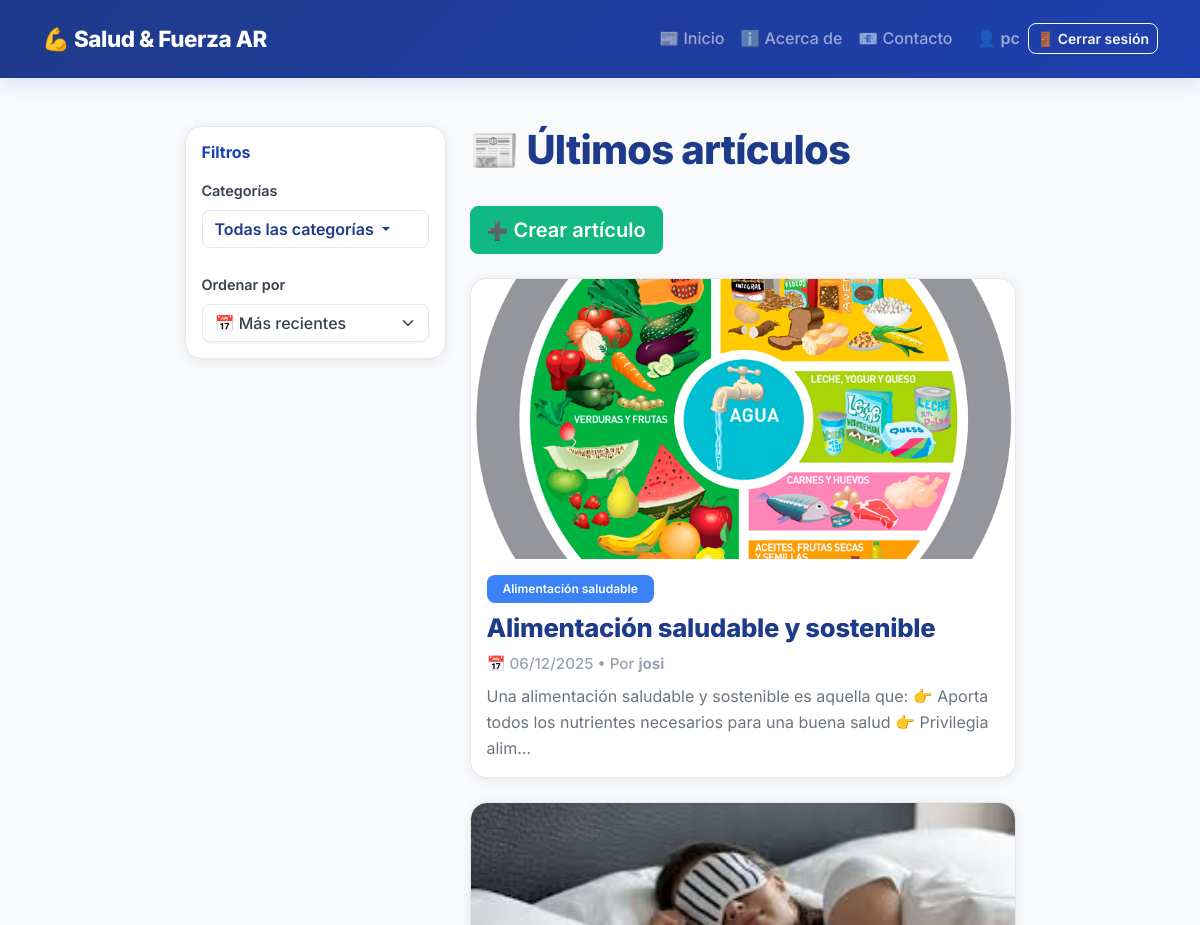
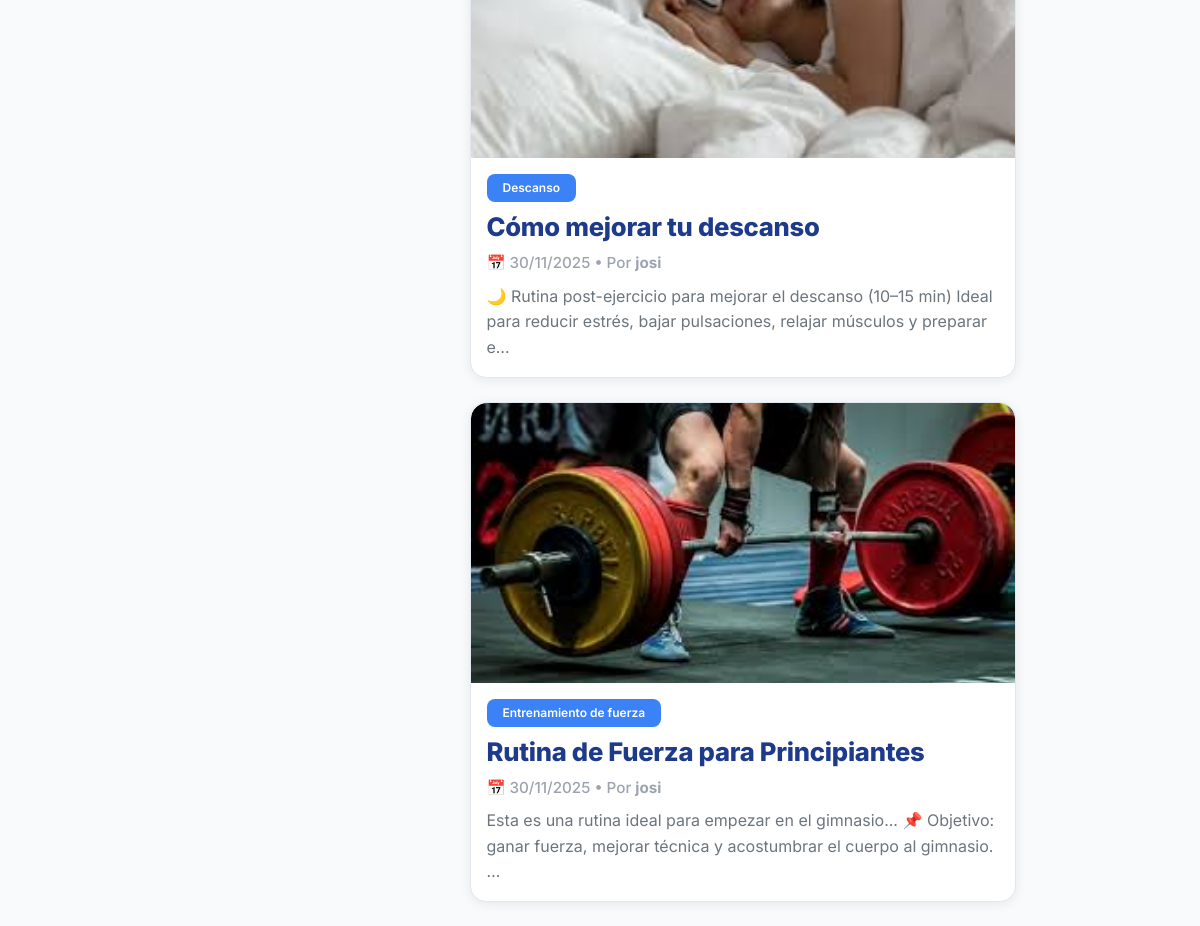
The app's page / (signed in) with its own data (2 pictures, top to bottom).
### blog/models.py (models this page shows, shortened)
class Post(models.Model):
    title = models.CharField(max_length=200)
    slug = models.SlugField(unique=True, blank=True)
    category = models.ForeignKey(Category, on_delete=models.CASCADE, related_name='posts')
    author = models.ForeignKey(User, on_delete=models.CASCADE, related_name='posts')
    content = models.TextField()
    image = models.ImageField(upload_to='posts/', blank=True, null=True, help_text="Imagen principal del artículo")
    created_at = models.DateTimeField(auto_now_add=True)
    updated_at = models.DateTimeField(auto_now=True)
    is_published = models.BooleanField(default=True)
    class Meta:
        verbose_name_plural = "Posts"
        ordering = ['-created_at']

class Category(models.Model):
    name = models.CharField(max_length=100, unique=True)
    slug = models.SlugField(unique=True, blank=True)
    class Meta:
        verbose_name_plural = "Categorías"
        ordering = ['name']

### blog/views.py (the view)
# urls.py: path('', views.home, name='home'),
def home(request):
    qs = Post.objects.filter(is_published=True)
    category_slug = request.GET.get('category')
    if category_slug:
        qs = qs.filter(category__slug=category_slug)
    order = request.GET.get('order', 'date_desc')
    if order == 'date_asc':
        qs = qs.order_by('created_at')
    elif order == 'title_asc':
        qs = qs.order_by('title')
    elif order == 'title_desc':
        qs = qs.order_by('-title')
    else:  # date_desc por defecto
        qs = qs.order_by('-created_at')
    from django.core.paginator import Paginator, EmptyPage, PageNotAnInteger
    paginator = Paginator(qs, 5)  # 5 posts por página
    page = request.GET.get('page')
    try:
        posts = paginator.page(page)
    except PageNotAnInteger:
        posts = paginator.page(1)
    except EmptyPage:
        posts = paginator.page(paginator.num_pages)
    categories = Category.objects.all()
    context = {
        'posts': posts,
        'categories': categories,
        'current_category': category_slug,
        'current_order': order,
        'paginator': paginator,
        'is_paginated': posts.has_other_pages(),
    }
    return render(request, 'blog/post_list.html', context)

### blog/templates/blog/post_list.html (shortened to what this page needs)
{% extends "blog/base.html" %}
{% block content %}
  <div class="row justify-content-center">
    <div class="col-lg-3">
      <aside class="sticky-top" style="top: 20px;">
        <div class="card" style="border-radius: 1rem; border: 1px solid #e2e8f0; box-shadow: 0 2px 12px rgba(0,0,0,0.08);">
          <div class="card-body">
            <h6 class="card-title mb-3" style="font-weight: 700; color: #1e40af;">Filtros</h6>
            <div class="mb-4">
              <label class="form-label" style="font-weight: 600; font-size: 0.9rem; color: #374151;">Categorías</label>
              <div class="dropdown">
                <button class="btn btn-outline-secondary dropdown-toggle w-100 text-start" type="button" id="categoriesDropdown" data-bs-toggle="dropdown" aria-expanded="false">
                  {% if current_category %}
                    {% for cat in categories %}
                      {% if current_category == cat.slug %}{{ cat.name }}{% endif %}
                    {% endfor %}
                  {% else %}
                    Todas las categorías
                  {% endif %}
                </button>
              </div>
            </div>
            <div>
              <label class="form-label" style="font-weight: 600; font-size: 0.9rem; color: #374151;">Ordenar por</label>
              <form method="get" class="mb-0">
                <select name="order" class="form-select" onchange="this.form.submit()">
                  <option value="date_desc" {% if current_order == 'date_desc' %}selected{% endif %}>📅 Más recientes</option>
                </select>
              </form>
            </div>
          </div>
        </div>
      </aside>
    </div>
    <div class="col-lg-6">
      <h1 class="page-title">📰 Últimos artículos</h1>
      {% if user.is_authenticated %}
        {% if user.is_superuser %}
          <div class="mb-4">
            <a href="{% url 'blog:post_create' %}" class="btn btn-success btn-lg">
              <span style="font-size: 1.1rem;">➕</span> Crear artículo
            </a>
          </div>
        {% endif %}
      {% endif %}
      {% if posts %}
        <div class="posts-grid">
          {% for post in posts %}
            <a href="{% url 'blog:post_detail' post.slug %}" class="text-decoration-none text-dark">
              <div class="card card-post mb-4">
                {% if post.image %}
                  <div style="width: 100%; height: 280px; overflow: hidden; border-radius: 1rem 1rem 0 0;">
                    <img src="{{ post.image.url }}" alt="{{ post.title }}" class="card-post-image" style="width: 100%; height: 100%; object-fit: cover; transition: transform 0.4s ease;">
                  </div>
                {% else %}
                  <div style="width: 100%; height: 280px; background: linear-gradient(135deg, #1e40af 0%, #3b82f6 100%); border-radius: 1rem 1rem 0 0; display: flex; align-items: center; justify-content: center;">
                    <span style="font-size: 4rem; opacity: 0.2;">📄</span>
                  </div>
                {% endif %}
                <div class="card-body">
                  <div class="d-flex justify-content-between align-items-start mb-2">
                    {% if post.category %}
                      <span class="badge bg-primary">
                        {{ post.category.name }}
                      </span>
                    {% endif %}
                  </div>
                  <h3 class="card-title mb-2">{{ post.title }}</h3>
                  <p class="text-muted-date mb-2">
                    📅 {{ post.created_at|date:"d/m/Y" }} • Por <strong>{{ post.author.username }}</strong>
                  </p>
                  <p class="card-text text-secondary mb-0">
                    {{ post.content|truncatechars:140 }}
                  </p>
                </div>
              </div>
            </a>
          {% endfor %}
        </div>
      {% else %}
        <div class="alert alert-info" style="border-left: 4px solid var(--primary); background-color: #f0f4f8; border-radius: 0.5rem;">
          <strong>ℹ️ Sin artículos</strong><br>
          Todavía no hay artículos publicados. Pronto vas a ver contenido sobre entrenamiento,
          alimentación y descanso. ¡Vuelve pronto!
        </div>
      {% endif %}
    </div>
  </div>
{% endblock %}

### blog/templates/blog/base.html (shortened to what this page needs)
<!DOCTYPE html>
<html lang="es">
<head>
    <link href="https://cdn.jsdelivr.net/npm/bootstrap@5.3.3/dist/css/bootstrap.min.css" rel="stylesheet">
</head>
<body>
<nav class="navbar navbar-expand-lg navbar-dark mb-5">
  <div class="container">
    <a class="navbar-brand" href="{% url 'blog:home' %}">
      💪 Salud &amp; Fuerza AR
    </a>
    <div class="collapse navbar-collapse" id="navbarNav">
      <ul class="navbar-nav ms-auto align-items-lg-center">
        <li class="nav-item">
          <a class="nav-link" href="{% url 'blog:home' %}">📰 Inicio</a>
        </li>
        <li class="nav-item">
          <a class="nav-link" href="{% url 'blog:about' %}">ℹ️ Acerca de</a>
        </li>
        <li class="nav-item">
          <a class="nav-link" href="{% url 'blog:contact' %}">📧 Contacto</a>
        </li>
        {% if user.is_authenticated %}
          <li class="nav-item ms-lg-3 mt-3 mt-lg-0 d-flex align-items-center">
            <span class="navbar-text me-2" style="font-weight: 600;">
              👤 {{ user.username }}
            </span>
          </li>
          <li class="nav-item mt-2 mt-lg-0">
            <form method="post" action="{% url 'logout' %}" class="d-inline">
              <button type="submit" class="btn btn-outline-light btn-sm" style="font-weight: 600;">
                🚪 Cerrar sesión
              </button>
            </form>
          </li>
        {% endif %}
      </ul>
    </div>
  </div>
</nav>
<div class="container mb-5">
    {% block content %}
    {% endblock %}
</div>
</body>
</html>

### blog/templates/blog/base.html (style rules this page uses)
:root { --primary: #1e40af; --primary-light: #3b82f6; --primary-dark: #1e3a8a; --accent: #10b981; --muted: #6c757d; --surface: #ffffff; --bg: #f8fafc; --border: #e2e8f0; }
html,body { height:100%; }
body { background-color: var(--bg); font-family: 'Inter', system-ui, -apple-system, 'Segoe UI', Roboto, 'Helvetica Neue', Arial; color: #1f2937; -webkit-font-smoothing:antialiased; -moz-osx-font-smoothing:grayscale; line-height: 1.6; }
.navbar-brand { font-weight: 800; letter-spacing: -0.02em; color: #fff !important; font-size: 1.4rem; }
.navbar { background: linear-gradient(135deg, var(--primary-dark) 0%, var(--primary) 100%); box-shadow: 0 4px 20px rgba(30, 64, 175, 0.15); padding: 1rem 0; }
.nav-link { font-weight: 500; transition: all 0.3s ease; position: relative; }
.nav-link::after { content: ''; position: absolute; bottom: -4px; left: 0; width: 0; height: 2px; background-color: var(--accent); transition: width 0.3s ease; }
.page-title { font-size: 2.5rem; font-weight: 800; margin-bottom: 2rem; color: var(--primary-dark); letter-spacing: -0.02em; }
.card-post { border-radius: 1rem; box-shadow: 0 2px 12px rgba(0, 0, 0, 0.08); border: 1px solid var(--border); background: var(--surface); transition: all 0.4s cubic-bezier(0.4, 0, 0.2, 1); overflow: hidden; }
.card-post .card-title { color: var(--primary-dark); font-weight: 800; font-size: 1.6rem; line-height: 1.3; letter-spacing: -0.01em; }
.card-post .badge { font-weight: 600; padding: 0.5rem 1rem; border-radius: 0.5rem; background-color: var(--primary-light) !important; color: white; }
.card-post-image { width: 100%; height: 320px; object-fit: cover; display: block; }
.form-select, .btn { font-family: inherit; border-radius: 0.5rem; }
.btn-outline-secondary { border-color: var(--border); color: var(--primary-dark); font-weight: 600; transition: all 0.3s ease; }
.btn-success { background-color: var(--accent); border-color: var(--accent); font-weight: 600; transition: all 0.3s ease; }
.form-select { border-color: var(--border); color: #374151; font-weight: 500; }
.text-muted-date { color: #9ca3af; font-size: 0.95rem; font-weight: 500; }
.badge { font-weight: 600; padding: 0.4rem 0.8rem; border-radius: 0.4rem; }
.dropdown-toggle::after { border-top-color: currentColor; }
* { transition: background-color 0.3s ease, color 0.3s ease, border-color 0.3s ease; }
a { color: var(--primary); text-decoration: none; }
.form-control, .form-select { border: 1px solid var(--border); box-shadow: 0 1px 3px rgba(0, 0, 0, 0.05); }
.card { border: 1px solid var(--border); box-shadow: 0 2px 12px rgba(0, 0, 0, 0.08); }

### records on screen
Post: image (picture), category.name "Alimentación saludable", title "Alimentación saludable y sostenible", created_at "06/12/2025", author.username "josi", content "Una alimentación saludable y sostenible es aquella que: 👉 Aporta todos los nutrientes necesarios para una buena salud 👉 Privilegia alim…"
Post: image (picture), category.name "Descanso", title "Cómo mejorar tu descanso", created_at "30/11/2025", author.username "josi", content "🌙 Rutina post-ejercicio para mejorar el descanso (10–15 min) Ideal para reducir estrés, bajar pulsaciones, relajar músculos y preparar e…"
Post: image (picture), category.name "Entrenamiento de fuerza", title "Rutina de Fuerza para Principiantes", created_at "30/11/2025", author.username "josi", content "Esta es una rutina ideal para empezar en el gimnasio... 📌 Objetivo: ganar fuerza, mejorar técnica y acostumbrar el cuerpo al gimnasio. …"

### other values on screen
{{ user.username }} "pc"
